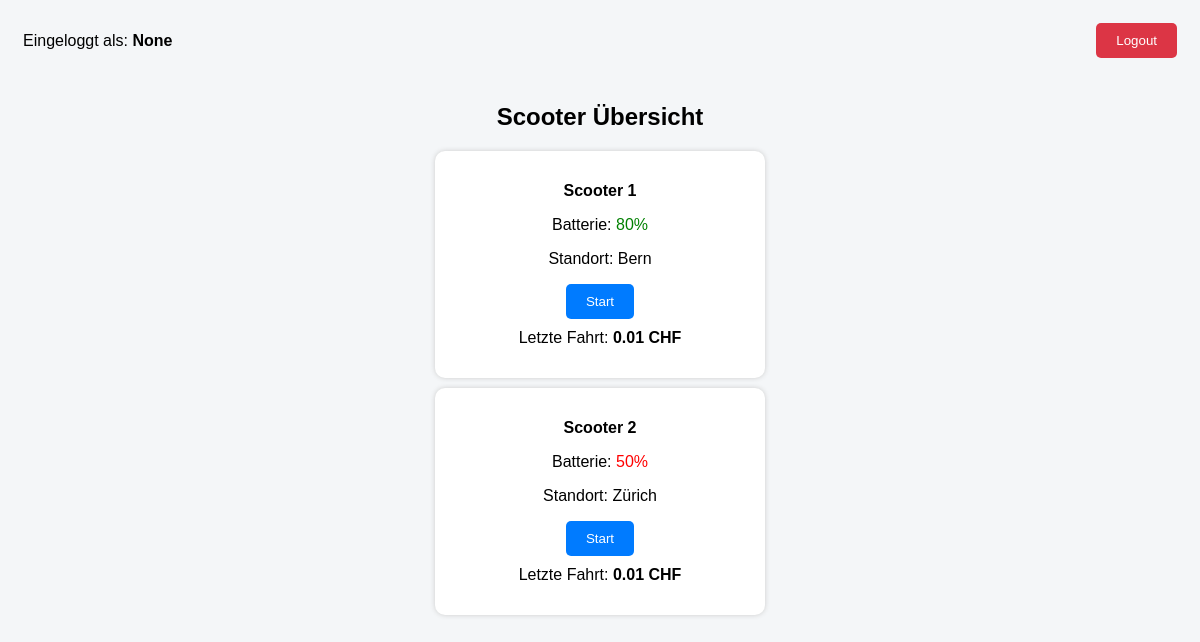
Page /scooters on the earlier database version.
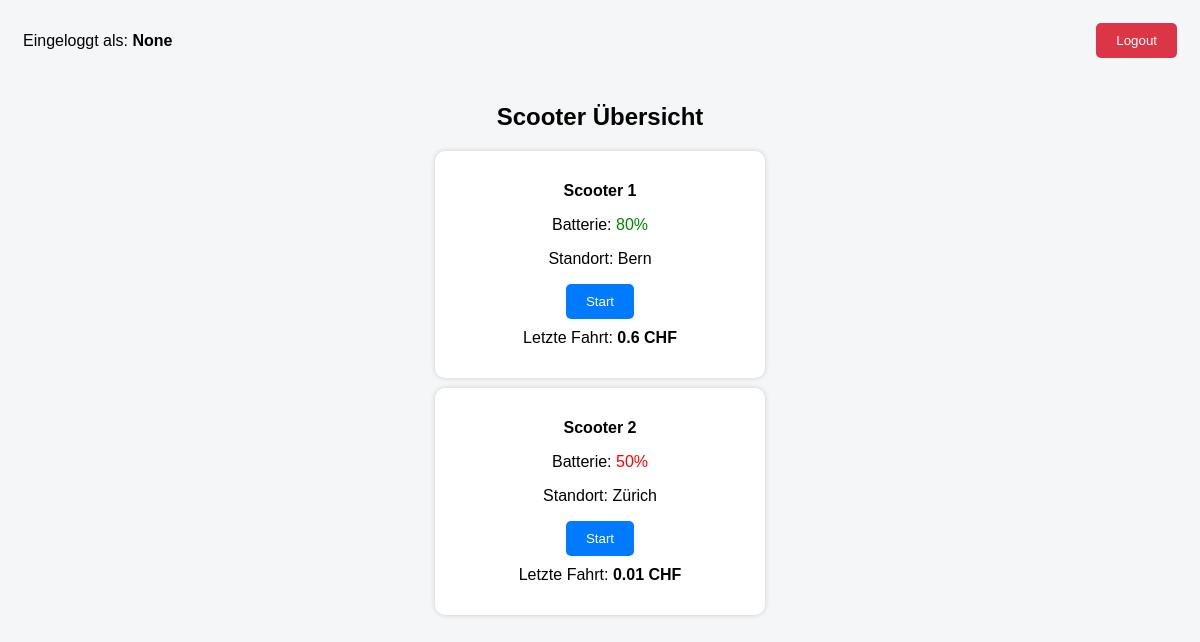
Same page on the later database version.
### models.py (models this page shows)
class Scooter(db.Model):
    id = db.Column(db.Integer, primary_key=True)
    battery = db.Column(db.Integer, nullable=False)
    status = db.Column(db.String(20), nullable=False)
    location = db.Column(db.String(100), nullable=False)
    owner_id = db.Column(db.Integer, db.ForeignKey('user.id'), nullable=False)
    bookings = db.relationship("Booking", backref="scooter")

class Booking(db.Model):
    id = db.Column(db.Integer, primary_key=True)
    start_time = db.Column(db.DateTime, nullable=False)
    end_time = db.Column(db.DateTime)
    price = db.Column(db.Float)
    user_id = db.Column(db.Integer, db.ForeignKey('user.id'), nullable=False)
    scooter_id = db.Column(db.Integer, db.ForeignKey('scooter.id'), nullable=False)

### app.py (the view)
@app.route("/scooters")
def scooters():
    scooters = Scooter.query.all()
    user_id = session.get("user_id")
    active_booking = None
    duration = None
    if user_id:
        active_booking = Booking.query.filter_by(user_id=user_id, end_time=None).first()
        if active_booking:
            duration = int((datetime.now() - active_booking.start_time).total_seconds() / 60)
    return render_template(
        "scooters.html",
        scooters=scooters,
        active_booking=active_booking,
        duration=duration
    )

### templates/scooters.html (shortened to what this page needs)
<!DOCTYPE html>
<html>
<head>
    <link rel="stylesheet" href="{{ url_for('static', filename='style.css') }}">
</head>
<body>
<div class="header">
    <div>
        Eingeloggt als: <strong>{{ session.get("username") }}</strong>
    </div>
    <div>
        <a href="/logout">
            <button class="logout-btn">Logout</button>
        </a>
    </div>
</div>
<h2>Scooter Übersicht</h2>
{% for s in scooters %}
    <div class="scooter">
        <p><strong>Scooter {{ s.id }}</strong></p>
        <p>
            Batterie:
            <span class="{{ 'green' if s.battery > 50 else 'red' }}">
                {{ s.battery }}%
            </span>
        </p>
        <p>Standort: {{ s.location }}</p>
        {% if active_booking and active_booking.scooter_id == s.id %}
            <p style="color: green;">
                Fahrt läuft seit: {{ duration }} Minuten
            </p>
            <a href="/stop/{{ active_booking.id }}">
                <button style="background-color:red;">Stop</button>
            </a>
        {% elif not active_booking %}
            <a href="/start/{{ s.id }}">
                <button>Start</button>
            </a>
        {% else %}
            <button disabled>Belegt</button>
        {% endif %}
        {% set finished = s.bookings | selectattr("end_time") | list %}
        {% if finished %}
            {% set last_booking = finished[-1] %}
            <p style="margin-top:10px;">
                Letzte Fahrt: <strong>{{ last_booking.price }} CHF</strong>
            </p>
        {% endif %}
    </div>
{% endfor %}
</body>
</html>

### static/style.css (style rules this page uses)
body { font-family: Arial, sans-serif; background-color: #f4f6f8; text-align: center; }
h2 { margin-top: 30px; }
.header { display: flex; justify-content: space-between; align-items: center; padding: 15px; }
.logout-btn { background-color: #dc3545; }
button { padding: 10px 20px; background-color: #007BFF; color: white; border: none; border-radius: 5px; }
.scooter { background: white; margin: 10px auto; padding: 15px; width: 300px; border-radius: 10px; box-shadow: 0px 0px 5px #ccc; }
.green { color: green; }
.red { color: red; }

Differences in the rows shown:
no longer on this page (row unchanged): Booking: price "0.01"
added Booking: price "0.6"
